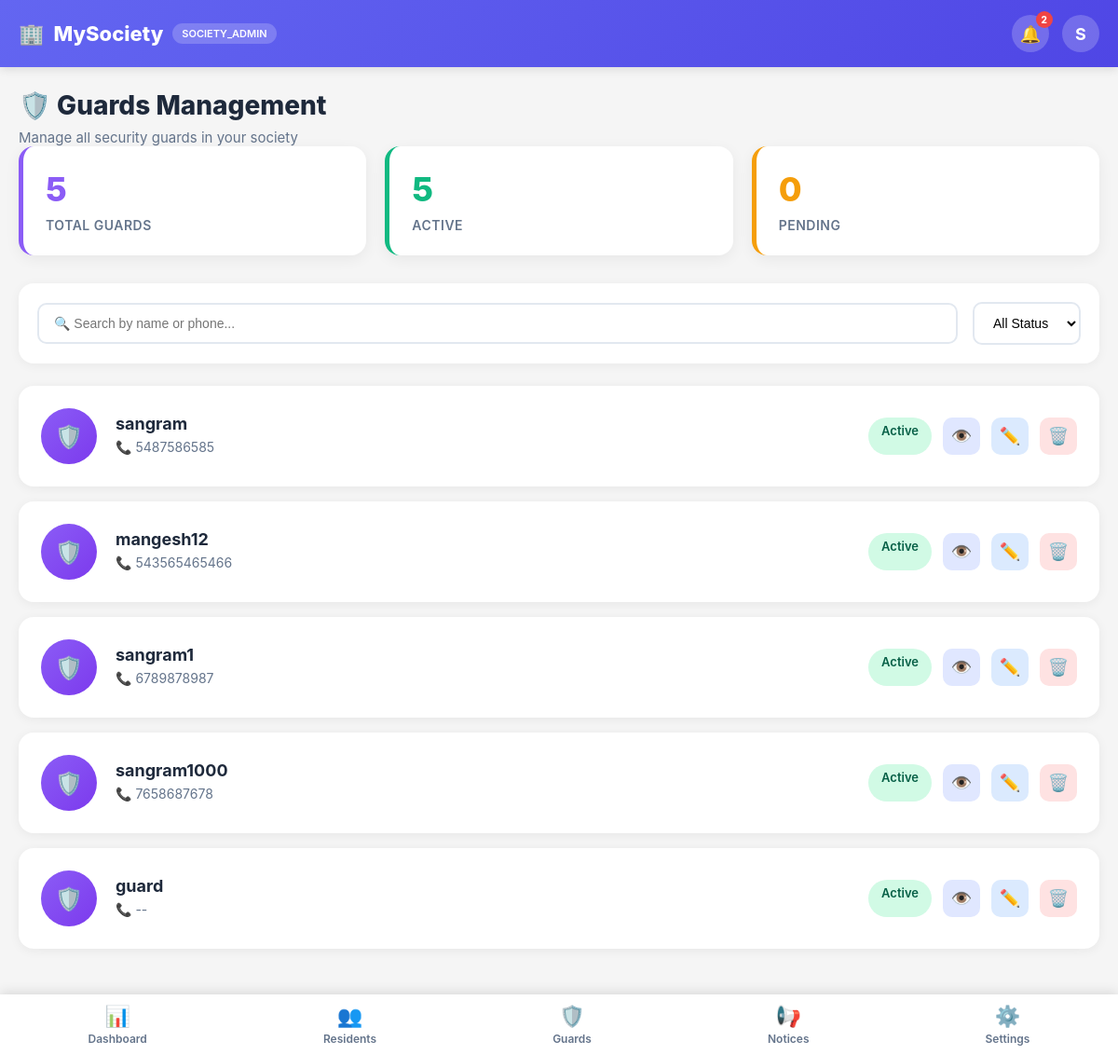
/society-admin/guards/ (signed in), run on an earlier commit of the app's database.
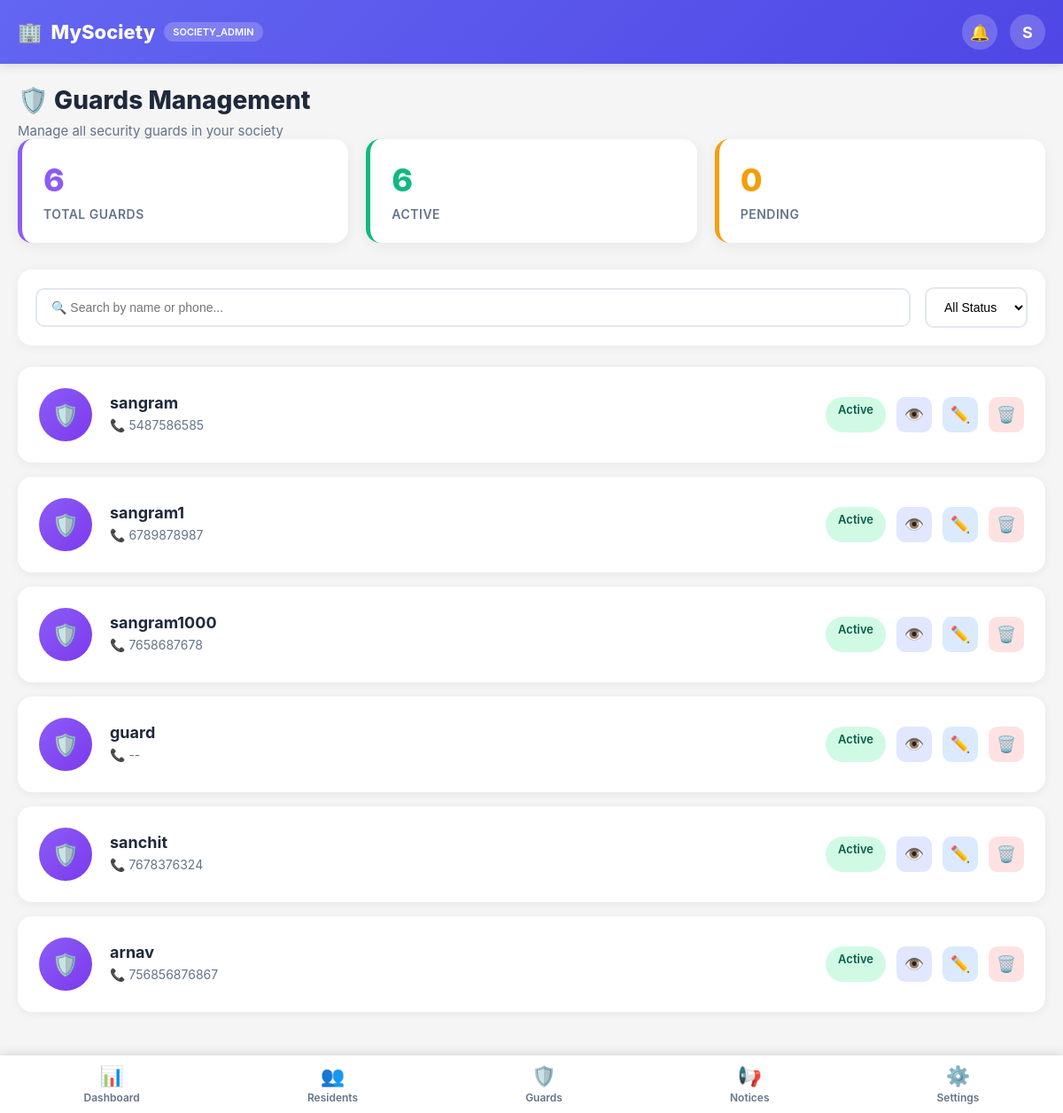
And on a later commit of the database.
### core/models.py (models this page shows, shortened)
class UserProfile(models.Model):
    ROLE_CHOICES = (
        ('resident', 'Resident'),
        ('guard', 'Guard'),
        ('guard_admin', 'Guard Admin'),
        ('society_admin', 'Society Admin'),
        ('admin', 'Super Admin'),
        ('service_provider', 'Service Provider'),
    )
    STATUS_CHOICES = (
        ('pending', 'Pending'),
        ('approved', 'Approved'),
        ('rejected', 'Rejected'),
    )
    user = models.OneToOneField(User, on_delete=models.CASCADE)
    role = models.CharField(
        max_length=20,
        choices=ROLE_CHOICES
    )
    society = models.ForeignKey(
        Society,
        on_delete=models.SET_NULL,
        null=True,
        blank=True
    )
    apartment = models.ForeignKey(
        Apartment,
        on_delete=models.SET_NULL,
        null=True,
        blank=True
    )
    phone = models.CharField(max_length=15)
    address = models.TextField(blank=True)
    status = models.CharField(
        max_length=20,
        choices=STATUS_CHOICES,
        default='pending'
    )
    class Meta:
        indexes = [
            models.Index(fields=["role", "status"]),
        ]

### core/views.py (the view)
@login_required
@role_required("society_admin")
def society_admin_guards(request):
    profile = request.user.userprofile
    society = profile.society
    if not society:
        return HttpResponse("Society not assigned", status=400)
    guards = (
        UserProfile.objects
        .filter(society=society, role__in=["guard", "guard_admin"])
        .select_related("user")
    )
    context = {
        "guards": guards,
        "active_count": guards.filter(status="approved").count(),
        "pending_count": guards.filter(status="pending").count(),
    }
    return render(
        request,
        "society_admin/society_admin_guards.html",
        context
    )

### core/context_processors.py (called while the page is built, shortened)
def base_context(request):
    if not request.user.is_authenticated:
        return {}
    profile = getattr(request.user, "userprofile", None)
    return {
        "current_user": request.user,
        "current_role": profile.role if profile else None,
        "notification_count": Notification.objects.filter(
            user=request.user,
            is_read=False
        ).count(),
    }

def global_context(request):
    if not request.user.is_authenticated:
        return {
            "notification_count": 0,
            "current_user": None,
            "current_role": None,
        }
    user = request.user
    profile = getattr(user, "userprofile", None)
    unread_chat = ChatMessage.objects.filter(
        receiver=user,
        is_read=False
    ).count()
    unread_notifications = Notification.objects.filter(
        user=user,
        is_read=False
    ).count()
    return {
        "current_user": user,
        "current_role": profile.role if profile else None,
        "notification_count": unread_chat + unread_notifications,
    }

def guard_notification_count(request):
    return {"guard_notification_count": 0}

def notification_count(request):
    if not request.user.is_authenticated:
        return {'notification_count': 0}
    try:
        unread_chat = ChatMessage.objects.filter(
            receiver=request.user,
            is_read=False
        ).count()
        unread_notif = Notification.objects.filter(
            user=request.user,
            is_read=False
        ).count()
        total = unread_chat + unread_notif
    except Exception:
        total = 0
    return {'notification_count': total}

### templates/society_admin/society_admin_guards.html (shortened to what this page needs)
{% extends "society_admin/base.html" %}
{% block content %}
<div class="page-header">
    <h1 class="page-title">🛡️ Guards Management</h1>
    <p class="page-subtitle">Manage all security guards in your society</p>
</div>
<div class="stats-grid">
    <div class="stat-card">
        <div class="stat-value">{{ guards|length }}</div>
        <div class="stat-label">Total Guards</div>
    </div>
    <div class="stat-card" style="border-left-color:#10b981">
        <div class="stat-value" style="color:#10b981">{{ active_count }}</div>
        <div class="stat-label">Active</div>
    </div>
    <div class="stat-card" style="border-left-color:#f59e0b">
        <div class="stat-value" style="color:#f59e0b">{{ pending_count }}</div>
        <div class="stat-label">Pending</div>
    </div>
</div>
<div class="filter-bar">
    <input type="text" class="search-input" placeholder="🔍 Search by name or phone...">
    <select class="filter-select" id="statusFilter">
        <option value="">All Status</option>
    </select>
</div>
<div class="residents-grid">
{% for guard in guards %}
    <div class="resident-card"
         data-name="{{ guard.user.username }}"
         data-status="{{ guard.status }}"
         data-phone="{{ guard.phone }}">
        <div class="resident-info">
            <div class="resident-avatar">🛡️</div>
            <div class="resident-details">
                <div class="resident-name">
                    {{ guard.user.get_full_name|default:guard.user.username }}
                </div>
                <div class="resident-meta">
                    📞 {{ guard.phone|default:"Not provided" }}
                </div>
            </div>
        </div>
        <div class="resident-actions">
            {% if guard.status == "approved" %}
                <span class="badge badge-active">Active</span>
            {% else %}
                <span class="badge badge-pending">Pending</span>
            {% endif %}
            <button class="btn-icon btn-view"
                    onclick="viewGuard({{ guard.id }})">👁️</button>
            <button class="btn-icon btn-edit"
                    onclick="editGuard({{ guard.id }})">✏️</button>
            <button class="btn-icon btn-delete"
                    onclick="deleteGuard({{ guard.id }}, '{{ guard.user.username }}')">🗑️</button>
        </div>
    </div>
{% empty %}
    <div class="empty-state">
        <div class="empty-icon">🛡️</div>
        <div class="empty-title">No Guards Found</div>
    </div>
{% endfor %}
</div>
{% endblock %}

### templates/society_admin/base.html (shortened to what this page needs)
<!DOCTYPE html>
<html lang="en">
<head>
</head>
<body>
<header class="header">
    <div class="header-content">
        <div class="logo">
            <span>{% block logo_icon %}🏢{% endblock %}</span>
            <span>MySociety</span>
            {% if current_role %}
                <span class="role-badge">{{ current_role|title }}</span>
            {% endif %}
        </div>
        <div class="header-actions">
            <a href="{% url 'society_admin_notifications' %}"
               class="icon-btn"
               title="Messages & Notifications"
               id="notifIconLink">
                🔔
                {% if notification_count and notification_count > 0 %}
                    <span class="notif-badge" id="notifBadge">
                        {% if notification_count > 99 %}99+{% else %}{{ notification_count }}{% endif %}
                    </span>
                {% endif %}
            </a>
            <a href="{% url 'society_admin_settings' %}" class="icon-btn" title="Profile">
                {{ user.username|slice:":1"|upper }}
            </a>
        </div>
    </div>
</header>
<main class="main-content">
    {% block content %}{% endblock %}
</main>
<nav class="bottom-nav">
{% if current_role == "resident" %}
    <a href="{% url 'resident_dashboard' %}" class="nav-item {% block nav_home %}{% endblock %}">
        <div class="nav-icon">🏠</div>
        Home
    </a>
    <a href="{% url 'resident_visitors' %}" class="nav-item">
        <div class="nav-icon">👥</div>
        Visitors
    </a>
    <a href="{% url 'resident_services' %}" class="nav-item {% block nav_services %}{% endblock %}">
        <div class="nav-icon">🛠️</div>
        Services
    </a>
    <a href="{% url 'resident_notices' %}" class="nav-item">
        <div class="nav-icon">📢</div>
        Community
    </a>
{% elif current_role == "society_admin" %}
    <a href="{% url 'society_admin_dashboard' %}" class="nav-item {% block nav_dashboard %}{% endblock %}">
        <div class="nav-icon">📊</div>
        Dashboard
    </a>
    <a href="{% url 'society_admin_residents' %}" class="nav-item">
        <div class="nav-icon">👥</div>
        Residents
    </a>
    <a href="{% url 'society_admin_guards' %}" class="nav-item">
        <div class="nav-icon">🛡️</div>
        <span>Guards</span>
    </a>
    <a href="{% url 'society_admin_notices' %}"
       class="nav-item {% if request.resolver_match.url_name == 'society_admin_notices' %}active{% endif %}">
        <div class="nav-icon">📢</div>
        <span>Notices</span>
    </a>
    <a href="{% url 'society_admin_settings' %}" class="nav-item">
        <div class="nav-icon">⚙️</div>
        Settings
    </a>
{% elif current_role == "guard" %}
    <a href="{% url 'guard_dashboard' %}" class="nav-item">
        <div class="nav-icon">🛡️</div>
        Gate
    </a>
{% endif %}
</nav>
</body>
</html>

What changed in the data, as far as the page shows it:
removed UserProfile: user.get_full_name "mangesh12", phone "543565465466", status "Active"
added UserProfile: user.get_full_name "sanchit", phone "7678376324", status "Active"
added UserProfile: user.get_full_name "arnav", phone "756856876867", status "Active"
Also different on the page:
{{ guards|length }}: "5" → "6"
{{ active_count }}: "5" → "6"
{{ notification_count }}: "2" → (not shown)
